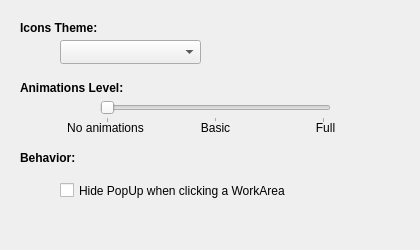
<?xml version="1.0" encoding="UTF-8"?>
<ui version="4.0">
 <class>Config</class>
 <widget class="QWidget" name="Config">
  <property name="geometry">
   <rect>
    <x>0</x>
    <y>0</y>
    <width>420</width>
    <height>250</height>
   </rect>
  </property>
  <property name="sizePolicy">
   <sizepolicy hsizetype="MinimumExpanding" vsizetype="MinimumExpanding">
    <horstretch>0</horstretch>
    <verstretch>0</verstretch>
   </sizepolicy>
  </property>
  <property name="minimumSize">
   <size>
    <width>420</width>
    <height>250</height>
   </size>
  </property>
  <property name="windowTitle">
   <string>Form</string>
  </property>
  <widget class="QSlider" name="animationsLevelSlider">
   <property name="geometry">
    <rect>
     <x>100</x>
     <y>100</y>
     <width>231</width>
     <height>23</height>
    </rect>
   </property>
   <property name="maximum">
    <number>2</number>
   </property>
   <property name="orientation">
    <enum>Qt::Horizontal</enum>
   </property>
   <property name="tickPosition">
    <enum>QSlider::TicksBelow</enum>
   </property>
   <property name="tickInterval">
    <number>1</number>
   </property>
  </widget>
  <widget class="QLabel" name="label">
   <property name="geometry">
    <rect>
     <x>20</x>
     <y>80</y>
     <width>241</width>
     <height>16</height>
    </rect>
   </property>
   <property name="font">
    <font>
     <weight>75</weight>
     <bold>true</bold>
    </font>
   </property>
   <property name="text">
    <string>Animations Level:</string>
   </property>
  </widget>
  <widget class="QLabel" name="label_2">
   <property name="geometry">
    <rect>
     <x>50</x>
     <y>120</y>
     <width>111</width>
     <height>16</height>
    </rect>
   </property>
   <property name="text">
    <string>No animations</string>
   </property>
   <property name="alignment">
    <set>Qt::AlignCenter</set>
   </property>
  </widget>
  <widget class="QLabel" name="label_3">
   <property name="geometry">
    <rect>
     <x>170</x>
     <y>120</y>
     <width>91</width>
     <height>16</height>
    </rect>
   </property>
   <property name="text">
    <string>Basic</string>
   </property>
   <property name="alignment">
    <set>Qt::AlignCenter</set>
   </property>
  </widget>
  <widget class="QLabel" name="label_4">
   <property name="geometry">
    <rect>
     <x>280</x>
     <y>120</y>
     <width>91</width>
     <height>16</height>
    </rect>
   </property>
   <property name="text">
    <string>Full</string>
   </property>
   <property name="alignment">
    <set>Qt::AlignCenter</set>
   </property>
  </widget>
  <widget class="QLabel" name="label_5">
   <property name="geometry">
    <rect>
     <x>20</x>
     <y>150</y>
     <width>241</width>
     <height>16</height>
    </rect>
   </property>
   <property name="font">
    <font>
     <weight>75</weight>
     <bold>true</bold>
    </font>
   </property>
   <property name="text">
    <string>Behavior:</string>
   </property>
  </widget>
  <widget class="QCheckBox" name="hideOnClickCheckBox">
   <property name="enabled">
    <bool>true</bool>
   </property>
   <property name="geometry">
    <rect>
     <x>60</x>
     <y>180</y>
     <width>331</width>
     <height>21</height>
    </rect>
   </property>
   <property name="toolTip">
    <string>&lt;html&gt;&lt;head/&gt;&lt;body&gt;&lt;p&gt;This option is available only when the plasmoid is in a panel&lt;/p&gt;&lt;/body&gt;&lt;/html&gt;</string>
   </property>
   <property name="text">
    <string>Hide PopUp when clicking a WorkArea</string>
   </property>
  </widget>
  <widget class="QComboBox" name="themesCmb">
   <property name="geometry">
    <rect>
     <x>60</x>
     <y>40</y>
     <width>141</width>
     <height>24</height>
    </rect>
   </property>
   <property name="toolTip">
    <string>&lt;html&gt;&lt;head/&gt;&lt;body&gt;&lt;p&gt;Every theme demands the &lt;span style=&quot; font-weight:600;&quot;&gt;original Icon theme&lt;/span&gt; installed if you want good appearance with the application. In general these themes are just links for icons from the current KDE icon theme.&lt;/p&gt;&lt;/body&gt;&lt;/html&gt;</string>
   </property>
  </widget>
  <widget class="QLabel" name="label_6">
   <property name="geometry">
    <rect>
     <x>20</x>
     <y>20</y>
     <width>241</width>
     <height>16</height>
    </rect>
   </property>
   <property name="font">
    <font>
     <weight>75</weight>
     <bold>true</bold>
    </font>
   </property>
   <property name="text">
    <string>Icons Theme:</string>
   </property>
  </widget>
 </widget>
 <resources/>
 <connections/>
</ui>
